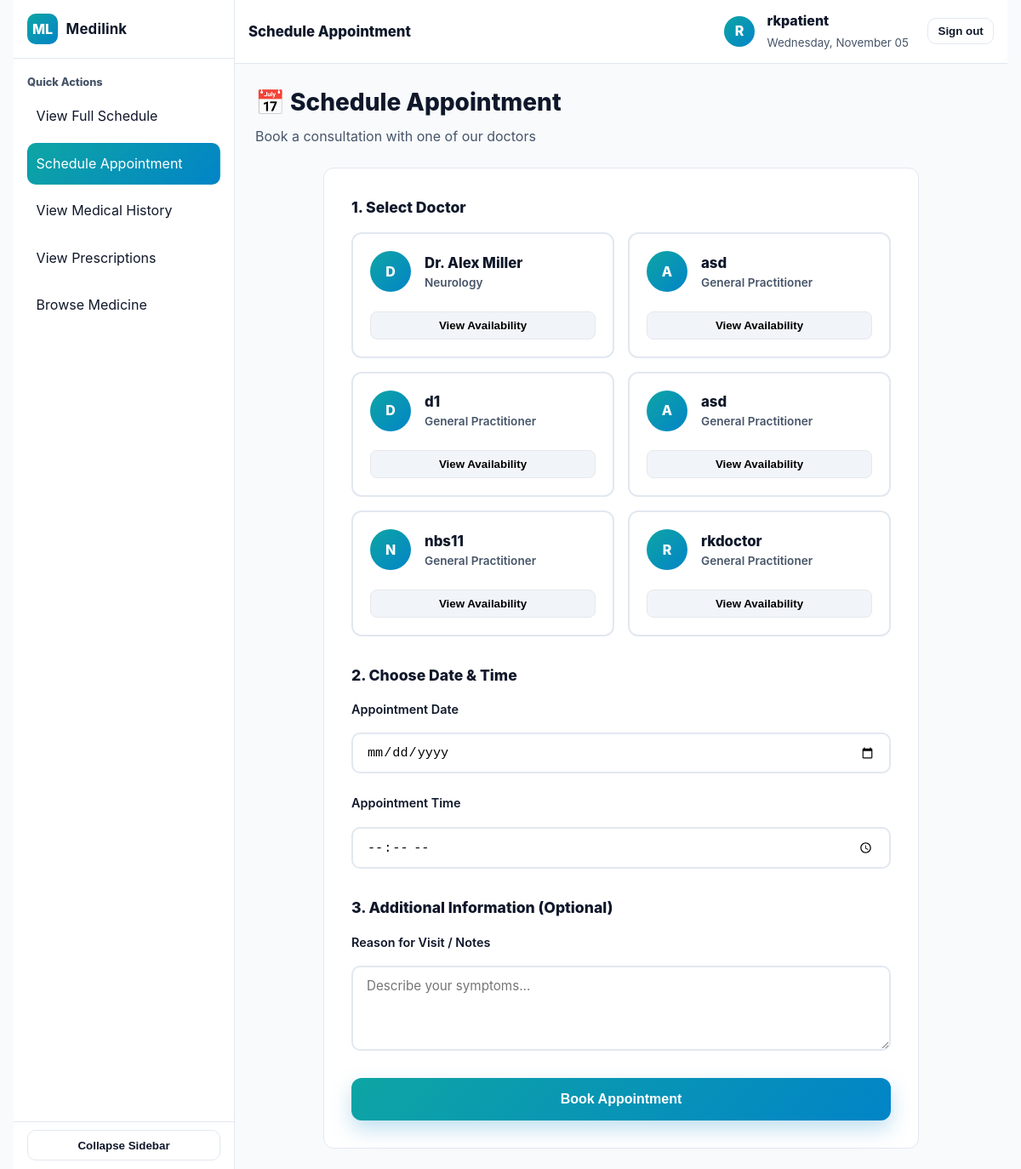
Screenshot of /accounts/patient/schedule-appointment/ (signed in) with the database file from the repository.
### accounts/models.py (models this page shows, shortened)
class User(AbstractUser):
    class Role(models.TextChoices):
        DOCTOR = "doctor", "Doctor"
        PATIENT = "patient", "Patient"
        PHARMACY = "pharmacy", "Pharmacy"
    email = models.EmailField(unique=True)           # Unique email for login
    name = models.CharField(max_length=120)          # Full name
    role = models.CharField(max_length=20, choices=Role.choices)
    phone_number = models.CharField(max_length=30, blank=True)
    reset_password_token = models.CharField(max_length=100, blank=True, null=True)
    reset_password_expires = models.DateTimeField(null=True, blank=True)
    USERNAME_FIELD = 'email'
    REQUIRED_FIELDS = ['username']

class Doctor(models.Model):
    doctor_id = models.OneToOneField(
        User, on_delete=models.CASCADE, primary_key=True, related_name="doctor"
    )
    specialty = models.CharField(max_length=120, blank=True)
    license_number = models.CharField(max_length=80, unique=True, blank=True, null=True)

### accounts/views.py (the view, shortened to what this page needs)
# urls.py: path('patient/schedule-appointment/', views.schedule_appointment, name='schedule_appointment'),
@login_required
def schedule_appointment(request):
    user = request.user
    if user.role != User.Role.PATIENT:
        return render(request, "accounts/error.html", {
            "message": "This page is for patients only."
        })
    try:
        patient_profile = user.patient
    except Patient.DoesNotExist:
        patient_profile = Patient.objects.create(
            patient_id=user,
            national_id='',
            dob=None,
            gender='',
            blood_type='',
            history_summary=''
        )
    preset_date = request.GET.get("date")
    preset_time = request.GET.get("time")
    preset_doctor_id = request.GET.get("doctor")
    doctors = Doctor.objects.all().select_related('doctor_id')
    preset_doctor_name = None
    if preset_doctor_id:
        try:
            selected_doctor = Doctor.objects.get(doctor_id__id=preset_doctor_id)
            preset_doctor_name = selected_doctor.doctor_id.name
        except Doctor.DoesNotExist:
            preset_doctor_name = None
    context = {
        "patient_name": user.name or user.username,
        "today": timezone.localdate().strftime("%A, %B %d"),
        "doctors": doctors,
        "preset_date": preset_date,
        "preset_time": preset_time,
        "preset_doctor_id": preset_doctor_id,
        "preset_doctor_name": preset_doctor_name,
    }
    return render(request, "accounts/schedule_appointment.html", context)

### accounts/templates/accounts/schedule_appointment.html (shortened to what this page needs)
{% load static %}
<!DOCTYPE html>
<html lang="en">
<head>
  <link rel="stylesheet" href="{% static 'css/styles.css' %}">
</head>
<body>
  <div class="app" id="appShell">
    <aside class="sidebar">
      <div class="brand"><div class="logo">ML</div><h1>Medilink</h1></div>
      <div class="side-section">
        <div class="side-title">Quick Actions</div>
        <nav class="nav">
          <a href="{% url 'patient_home' %}"><span class="label">View Full Schedule</span></a>
          <a href="{% url 'schedule_appointment' %}" class="active"><span class="label">Schedule Appointment</span></a>
          <a href="{% url 'view_medical_history' %}"><span class="label">View Medical History</span></a>
          <a href="{% url 'view_prescriptions' %}"><span class="label">View Prescriptions</span></a>
          <a href="{% url 'browse_medicine' %}"><span class="label">Browse Medicine</span></a>
        </nav>
      </div>
      <div class="collapse-btn"><button type="button" id="toggleBtn">Collapse Sidebar</button></div>
    </aside>
    <section class="main">
      <header class="topbar">
        <div class="top-left">
          <div class="top-title">Schedule Appointment</div>
        </div>
        <div class="top-right">
          <div class="avatar">{{ patient_name|first|upper }}</div>
          <div><div style="font-weight:800;">{{ patient_name }}</div><small style="color:var(--ink-dim);">{{ today }}</small></div>
          <form action="{% url 'logout' %}" method="post" style="margin-left:.5rem;">{% csrf_token %}<button type="submit" class="btn-ghost">Sign out</button></form>
        </div>
      </header>
      <div class="content">
        <div class="page-header"><h1>📅 Schedule Appointment</h1><p>Book a consultation with one of our doctors</p></div>
        <div class="form-container">
          <div class="form-card">
            <form method="post" id="appointmentForm">{% csrf_token %}
              <div class="form-section">
                <div class="section-title">1. Select Doctor</div>
                {% if doctors %}
                  <div class="doctor-grid">
                    {% for doctor in doctors %}
                      <div class="doctor-card {% if preset_doctor_id|stringformat:'s' == doctor.doctor_id.id|stringformat:'s' %}selected{% endif %}"
                        data-doctor-id="{{ doctor.doctor_id.id }}">
                        <label>
                            <div class="doctor-header">
                            <div class="doctor-avatar">{{ doctor.doctor_id.name|first|upper }}</div>
                            <div>
                              <div class="doctor-name">{{ doctor.doctor_id.name }}</div>
                              <div class="doctor-specialty">{{ doctor.specialty|default:"General Practitioner" }}</div>
                            </div>
                          </div>
                        </label>
                        <button type="button"
                          class="view-availability-btn"
                          data-url="{% url 'view_doctor_availability' doctor.doctor_id.id %}">
                          View Availability
                        </button>
                      </div>
                    {% endfor %}
                  </div>
                {% else %}
                  <div class="empty-state"><p>No doctors available at the moment</p></div>
                {% endif %}
              </div>
              <div class="form-section">
                <div class="section-title">2. Choose Date & Time</div>
                <div class="form-group">
                  <label class="form-label" for="date">Appointment Date</label>
                  <input type="date" id="date" name="date" class="form-input"
                         value="{{ preset_date }}"
                         required min="{{ today }}">
                </div>
                <div class="form-group">
                  <label class="form-label" for="time">Appointment Time</label>
                  <input type="time" id="time" name="time" class="form-input"
                         value="{{ preset_time }}"
                         required>
                </div>
              </div>
              <div class="form-section">
                <div class="section-title">3. Additional Information (Optional)</div>
                <div class="form-group">
                  <label class="form-label" for="notes">Reason for Visit / Notes</label>
                  <textarea id="notes" name="notes" class="form-input form-textarea" placeholder="Describe your symptoms..."></textarea>
                </div>
              </div>
              <button type="submit" class="btn-primary">Book Appointment</button>
            </form>
          </div>
        </div>
      </div>
    </section>
  </div>
</body>
</html>

### accounts/static/css/styles.css (style rules this page uses)
* { box-sizing: border-box; margin: 0; padding: 0; }
:root { --bg: #f7fbfd; --card: #ffffff; --ink: #0f172a; --ink-dim: #475569; --muted: #94a3b8; --line: #e2e8f0; --line-2: #cbd5e1; --brand1: #0ea5a4; --brand2: #0284c7; --good: #16a34a; --bad: #dc2626; --focus: rgba(2,132,199,.25); --radius: 14px; --shadow: 0 14px 28px rgba(2, 132, 199, 0.08), 0 8px 10px rgba(15,23,42,0.04); --input-bg: #ffffff; --placeholder: #94a3b8; --error-bg: #fee2e2; --error-border: #fecaca; --error-text: #991b1b; --step-inactive-bg: #f1f5f9; --info-bg: #eef7ff; --info-border: #cde5ff; --btn-secondary-bg: #f1f5f9; --btn-secondary-hover: #e8eef4; }
html, body { min-height: 100%; transition: background-color 0.3s ease, color 0.3s ease; }
body { font-family: ui-sans-serif, -apple-system, BlinkMacSystemFont,"Segoe UI","Roboto","Oxygen","Ubuntu","Cantarell",sans-serif; color: var(--ink); background: var(--bg); display: flex; align-items: center; justify-content: center; padding: 2.2rem 1rem; line-height: 1.55; }
body { background: radial-gradient(1200px 600px at 10% -5%, rgba(14, 165, 164, 0.08), transparent 60%), radial-gradient(1000px 500px at 110% 10%, rgba(2, 132, 199, 0.08), transparent 60%), var(--bg); }
.form-group { display: flex; flex-direction: column; gap: .5rem; }
.form-label { font-size: .95rem; font-weight: 600; color: var(--ink); }
input::placeholder { color: var(--placeholder); }
.btn-primary { color: #ffffff; background: linear-gradient(135deg, var(--brand1), var(--brand2)); box-shadow: 0 10px 25px rgba(2, 132, 199, .25); position: relative; overflow: hidden; }

### rows the page displays
User: name "R", name "rkpatient"
Doctor: doctor_id.name|first "D", doctor_id.name "Dr. Alex Miller", specialty "Neurology"
Doctor: doctor_id.name|first "A", doctor_id.name "asd", specialty "General Practitioner"
Doctor: doctor_id.name|first "D", doctor_id.name "d1", specialty "General Practitioner"
Doctor: doctor_id.name|first "A", doctor_id.name "asd", specialty "General Practitioner"
Doctor: doctor_id.name|first "N", doctor_id.name "nbs11", specialty "General Practitioner"
Doctor: doctor_id.name|first "R", doctor_id.name "rkdoctor", specialty "General Practitioner"

### other values shown
{{ today }} "Wednesday, November 05"
